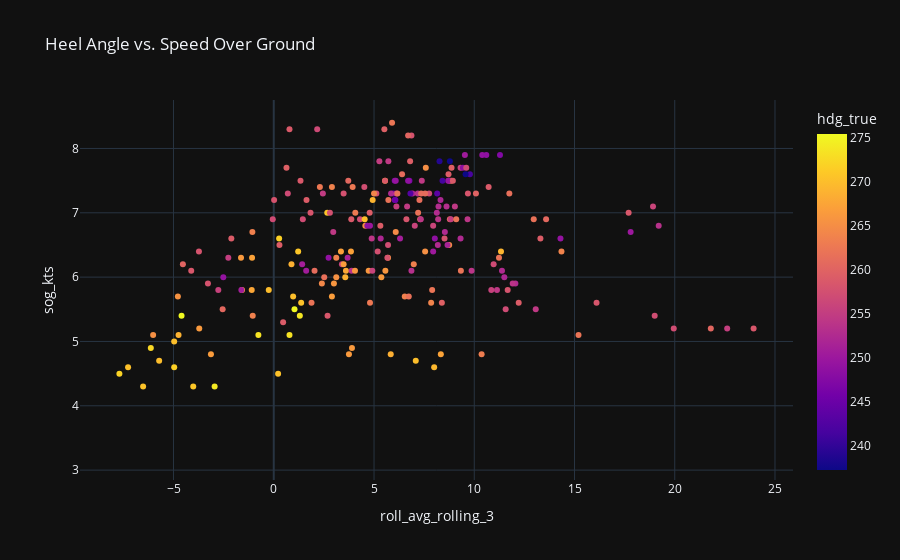

The cell this chart's notebook holds for it:
### Code cell
px.scatter(df_time, x='roll_avg_rolling_3', y='sog_kts', template='plotly_dark', title='Heel Angle vs. Speed Over Ground', color='hdg_true').show()

### Figure 1 — Plotly figure (JSON) as saved in the notebook; plotly's stock layout.template omitted (floating-point values rounded to 4 significant figures; data arrays with more than 128 entries replaced by an {"elided": "..."} marker saying what was removed)
{"data": [{"hovertemplate": "roll_avg_rolling_3=%{x}<br>sog_kts=%{y}<br>hdg_true=%{marker.color}<extra></extra>", "legendgroup": "", "marker": {"color": {"elided": "240 float values"}, "coloraxis": "coloraxis", "symbol": "circle"}, "mode": "markers", "name": "", "orientation": "v", "showlegend": false, "type": "scatter", "x": {"elided": "240 float values"}, "xaxis": "x", "y": {"elided": "240 float values"}, "yaxis": "y"}], "layout": {"coloraxis": {"colorbar": {"title": {"text": "hdg_true"}}, "colorscale": [[0, "#0d0887"], [0.1111, "#46039f"], [0.2222, "#7201a8"], [0.3333, "#9c179e"], [0.4444, "#bd3786"], [0.5556, "#d8576b"], [0.6667, "#ed7953"], [0.7778, "#fb9f3a"], [0.8889, "#fdca26"], [1, "#f0f921"]]}, "legend": {"tracegroupgap": 0}, "title": {"text": "Heel Angle vs. Speed Over Ground"}, "xaxis": {"anchor": "y", "domain": [0, 1], "title": {"text": "roll_avg_rolling_3"}}, "yaxis": {"anchor": "x", "domain": [0, 1], "title": {"text": "sog_kts"}}}}
